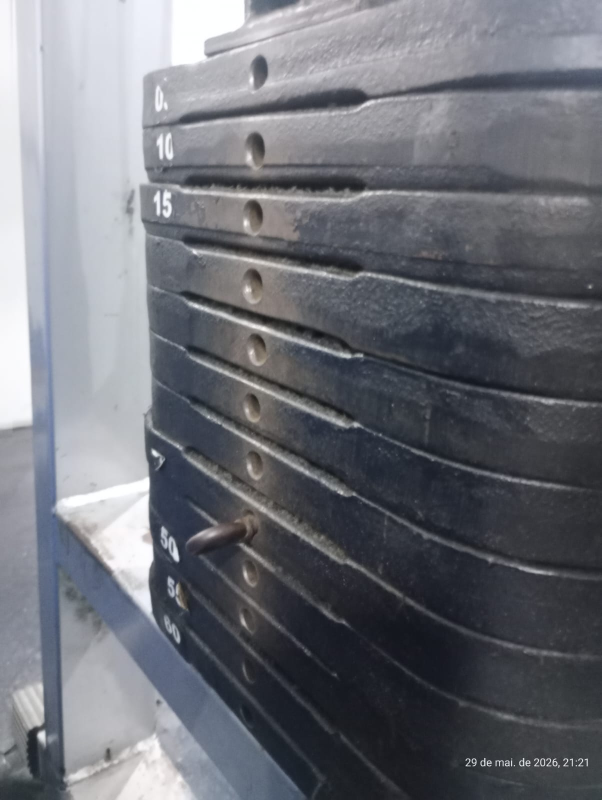
#> input picture imagens/cross over (1).jpeg, 1204 x 1600 px (shown at 1/2 size); its folder holds only this picture in this run
$ python processar_imagens.py
#> lines starting #> are read from the running program, lines starting #| are printed output that depends on the picture; after the words box and inside, x2 and y2 are one past the last pixel; in counts of white or black regions, pixels touching at a corner belong together
#> in process_all_images, image_bgr is the input picture: shape (1600, 1204, 3); mean B, G, R 119.3, 112.1, 109.8
from __future__ import annotations

import csv
from pathlib import Path

import cv2
import numpy as np

ROOT = Path(__file__).resolve().parent
INPUT_DIR = ROOT / "imagens"
OUTPUT_DIR = ROOT / "saidas"
PROCESSED_DIR = OUTPUT_DIR / "imagens_processadas"
COMPARISON_DIR = OUTPUT_DIR / "comparacoes"


def apply_clahe_to_luminance(image_bgr: np.ndarray) -> np.ndarray:
    lab = cv2.cvtColor(image_bgr, cv2.COLOR_BGR2LAB)
#> lab: shape (1600, 1204, 3); mean of channels 0, 1, 2 117.6, 128.8, 123.6
    lightness, channel_a, channel_b = cv2.split(lab)
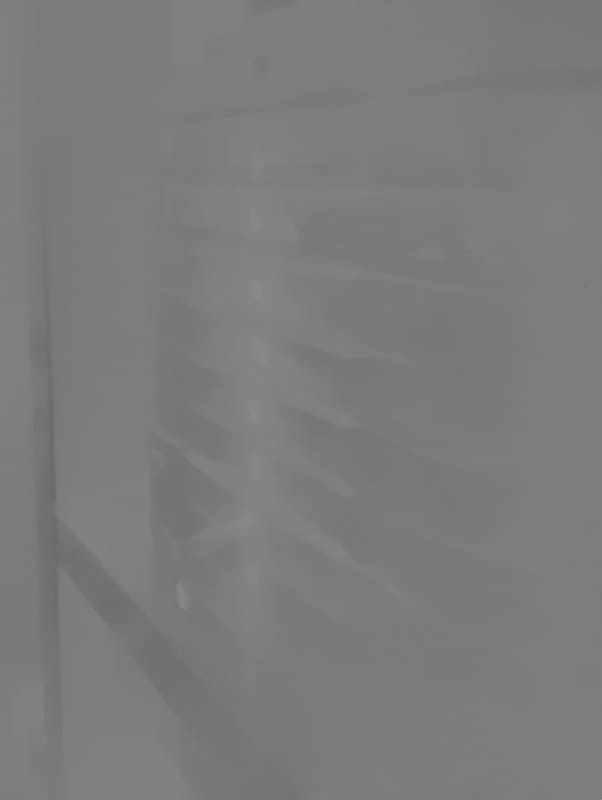
#> channel_b: shape (1600, 1204) (shown at 1/2 size); min 105, max 139, mean 123.6
    clahe = cv2.createCLAHE(clipLimit=2.0, tileGridSize=(8, 8))
    enhanced_lightness = clahe.apply(lightness)
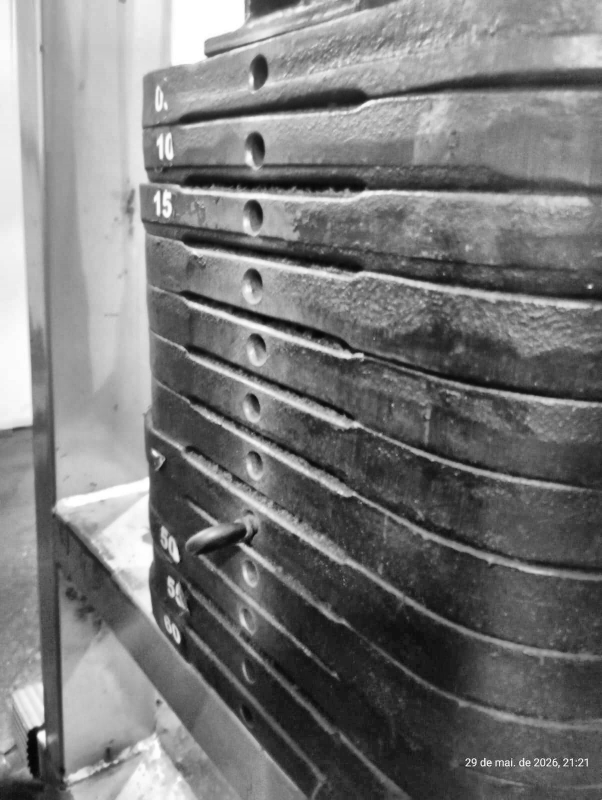
#> enhanced_lightness: shape (1600, 1204) (shown at 1/2 size); min 3, max 255, mean 121.2
    enhanced_lab = cv2.merge((enhanced_lightness, channel_a, channel_b))
#> enhanced_lab: shape (1600, 1204, 3); mean of channels 0, 1, 2 121.2, 128.8, 123.6
    return cv2.cvtColor(enhanced_lab, cv2.COLOR_LAB2BGR)


def unsharp_mask(image_bgr: np.ndarray) -> np.ndarray:
    blurred = cv2.GaussianBlur(image_bgr, (0, 0), sigmaX=1.1)
    return cv2.addWeighted(image_bgr, 1.55, blurred, -0.55, 0)


def preprocess_image(image_bgr: np.ndarray) -> tuple[np.ndarray, np.ndarray]:
    contrast = apply_clahe_to_luminance(image_bgr)
    denoised = cv2.bilateralFilter(contrast, d=7, sigmaColor=45, sigmaSpace=45)
    sharpened = unsharp_mask(denoised)

    gray = cv2.cvtColor(sharpened, cv2.COLOR_BGR2GRAY)
    gray = cv2.createCLAHE(clipLimit=2.0, tileGridSize=(8, 8)).apply(gray)
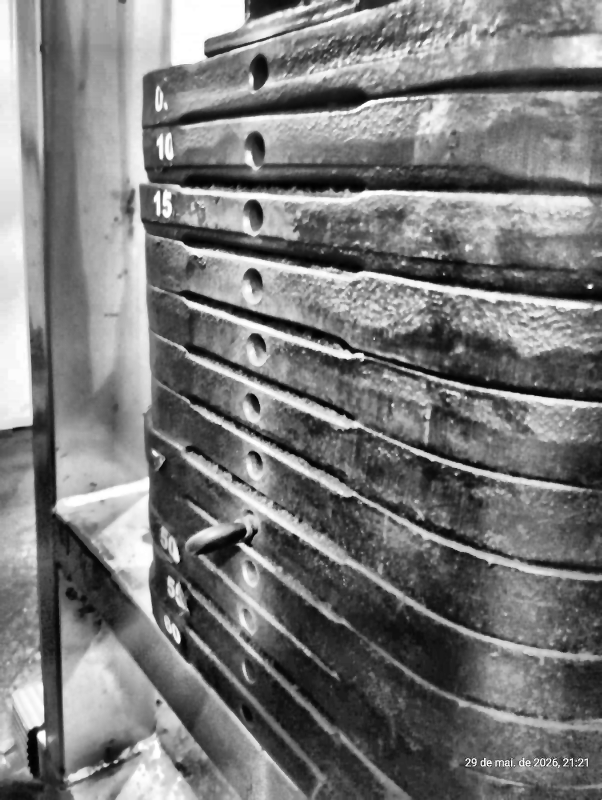
#> gray: shape (1600, 1204) (shown at 1/2 size); min 0, max 255, mean 121.5

    return sharpened, gray


def make_comparison(original_bgr: np.ndarray, processed_bgr: np.ndarray) -> np.ndarray:
    original = original_bgr.copy()
    processed = processed_bgr.copy()

    label_height = 54
    font = cv2.FONT_HERSHEY_SIMPLEX
    font_scale = 1.0
    thickness = 2

    def add_label(image: np.ndarray, label: str) -> np.ndarray:
#> called with label = 'Original'
        canvas = np.full(
            (image.shape[0] + label_height, image.shape[1], 3),
            fill_value=245,
            dtype=np.uint8,
        )
        canvas[label_height:, :] = image
        cv2.putText(
            canvas,
            label,
            (18, 36),
            font,
            font_scale,
            (35, 35, 35),
            thickness,
            cv2.LINE_AA,
        )
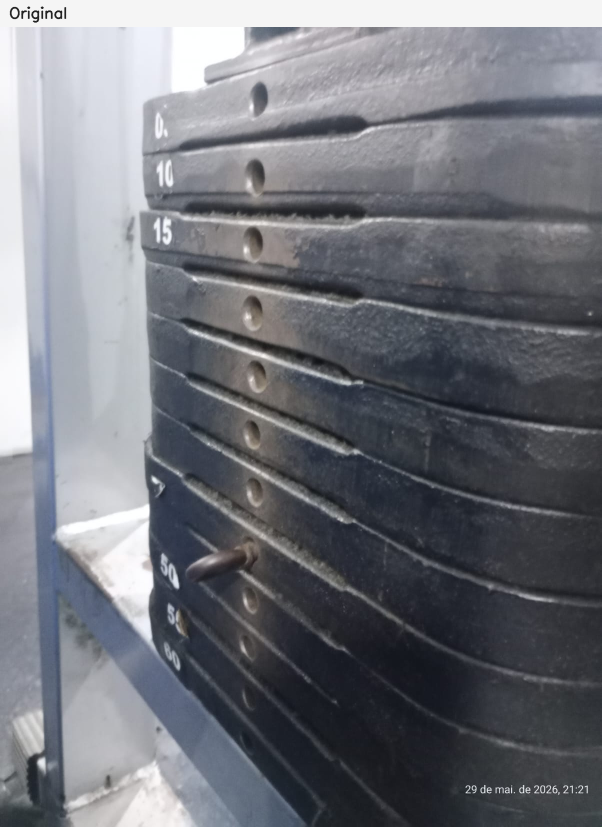
#> canvas: shape (1654, 1204, 3) (shown at 1/2 size); mean B, G, R 123.3, 116.4, 114.1
        return canvas

    return np.hstack(
        (
            add_label(original, "Original"),
            add_label(processed, "Processada"),
        )
    )
#> call 2 of add_label, with label = 'Processada'
#> in add_label (call 2), `canvas = np.full( (image.shape[0] + label_height, image.shape[1], 3), ..`: canvas: shape (1654, 1204, 3); every value is 245
#> in add_label (call 2), `canvas[label_height:, :] = image`:
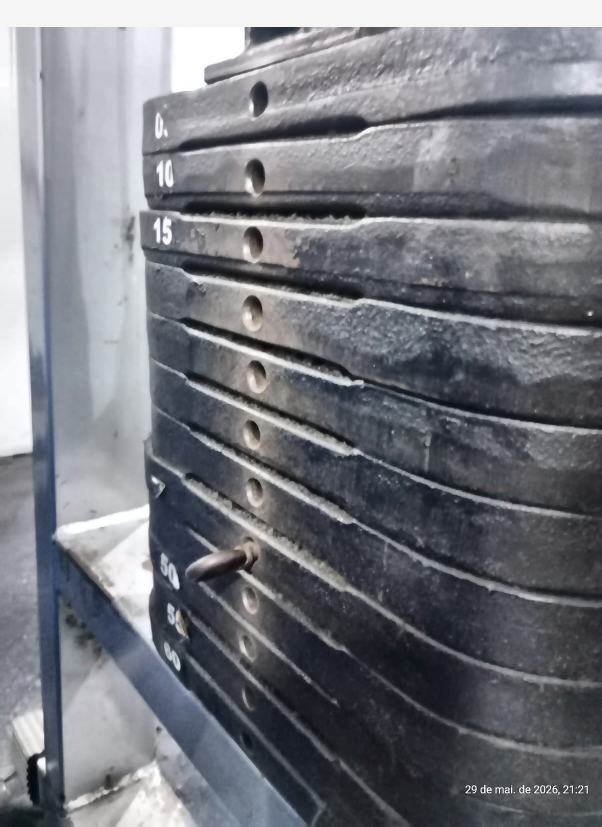
#> canvas: shape (1654, 1204, 3) (shown at 1/2 size); mean B, G, R 126.5, 119.6, 117.4
#> in add_label (call 2), `cv2.putText( canvas, label, (18, 36), font, font_scale, (35, 35, 35), ..`:
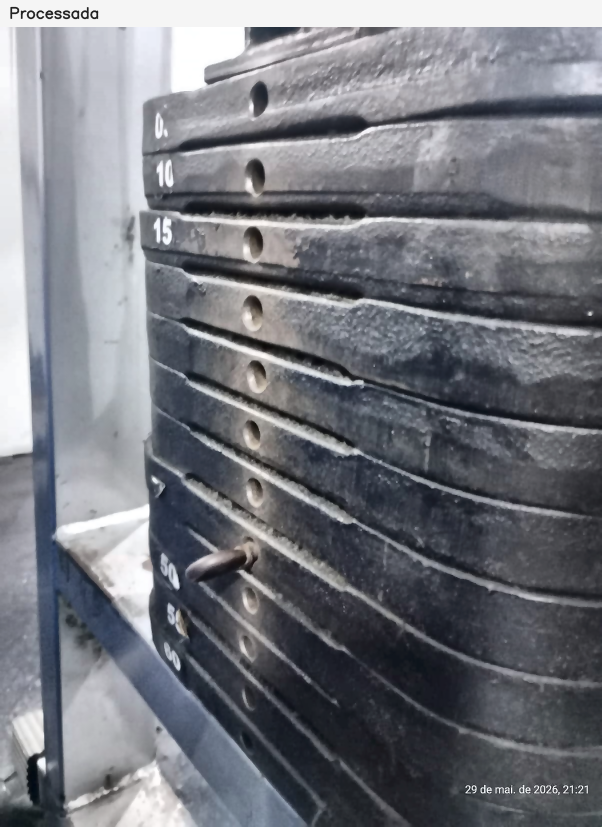
#> canvas: shape (1654, 1204, 3) (shown at 1/2 size); 0.11% of pixels changed, all inside (x1, y1, x2, y2) = (20, 13, 197, 39)
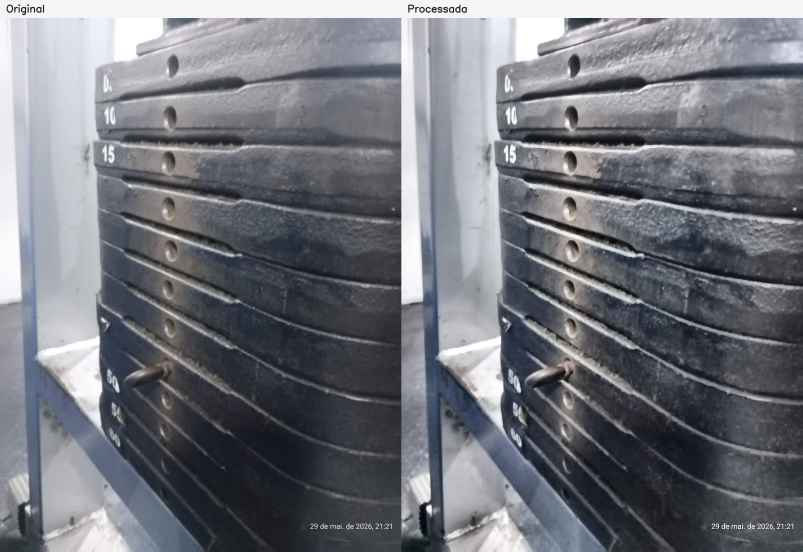
#> returned value: shape (1654, 2408, 3) (shown at 1/3 size); mean of channels 0, 1, 2 124.8, 117.9, 115.7; drawn as B, G, R


def process_all_images() -> None:
    PROCESSED_DIR.mkdir(parents=True, exist_ok=True)
    COMPARISON_DIR.mkdir(parents=True, exist_ok=True)

    image_paths = sorted(INPUT_DIR.glob("*.jpeg"))
    if not image_paths:
        raise FileNotFoundError(f"Nenhuma imagem .jpeg encontrada em {INPUT_DIR}")

    for image_path in image_paths:
        image_bgr = cv2.imread(str(image_path), cv2.IMREAD_COLOR)
        if image_bgr is None:
            raise ValueError(f"Não foi possível ler a imagem: {image_path}")

        processed_bgr, processed_gray = preprocess_image(image_bgr)
        output_stem = image_path.stem.replace(" ", "_")

        processed_path = PROCESSED_DIR / f"{output_stem}_processada.jpeg"
        gray_path = PROCESSED_DIR / f"{output_stem}_analitica_cinza.jpeg"
        comparison_path = COMPARISON_DIR / f"{output_stem}_antes_depois.jpeg"

        cv2.imwrite(str(processed_path), processed_bgr, [cv2.IMWRITE_JPEG_QUALITY, 95])
        cv2.imwrite(str(gray_path), processed_gray, [cv2.IMWRITE_JPEG_QUALITY, 95])

        comparison = make_comparison(image_bgr, processed_bgr)
        cv2.imwrite(str(comparison_path), comparison, [cv2.IMWRITE_JPEG_QUALITY, 95])


if __name__ == "__main__":
    process_all_images()

$ run again, on imagens/cross over (5).jpeg
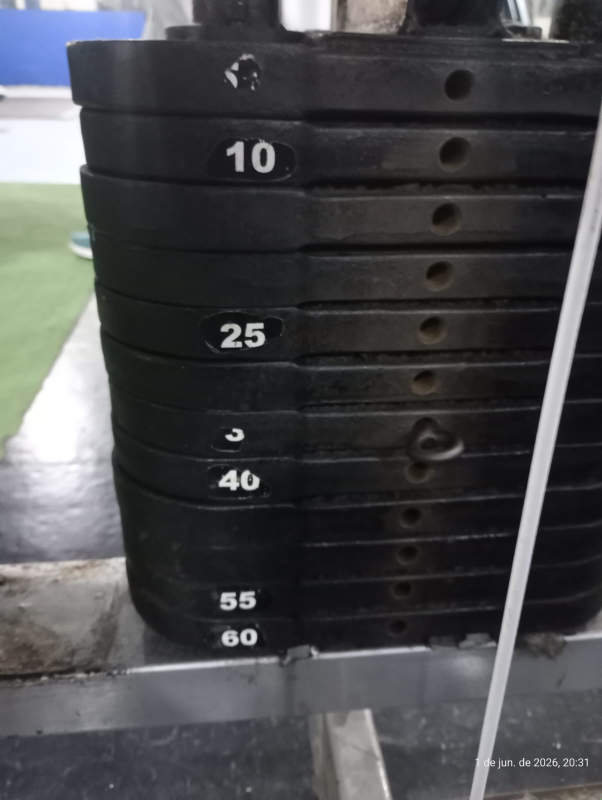
#> input picture imagens/cross over (5).jpeg, 1204 x 1600 px (shown at 1/2 size)
#> in process_all_images, image_bgr is the input picture: shape (1600, 1204, 3); mean B, G, R 75.1, 73, 72.4
#> lab: shape (1600, 1204, 3); mean of channels 0, 1, 2 75.4, 128.4, 126.7
#> enhanced_lab: shape (1600, 1204, 3); mean of channels 0, 1, 2 89, 128.4, 126.7
#> in add_label (call 2), `cv2.putText( canvas, label, (18, 36), font, font_scale, (35, 35, 35), ..`:
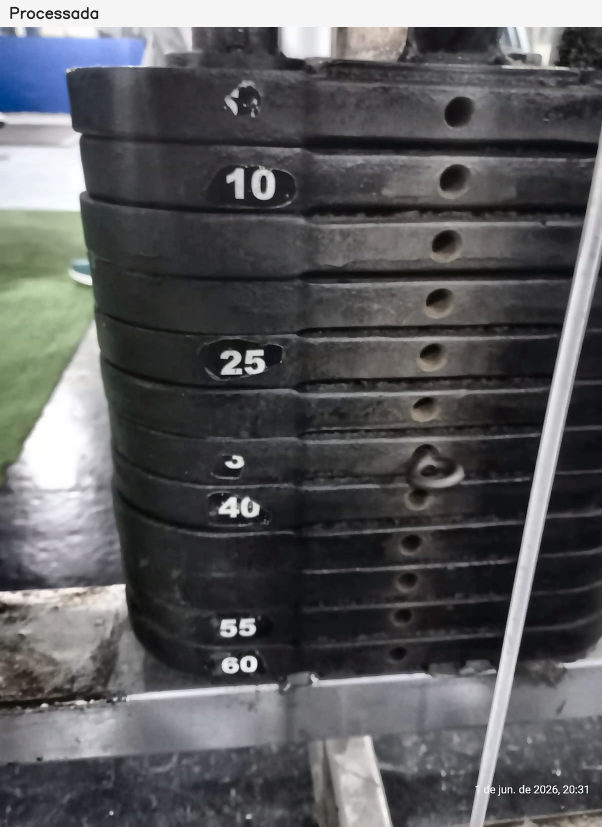
#> canvas: shape (1654, 1204, 3) (shown at 1/2 size); mean B, G, R 92.2, 90.2, 89.5
#> in make_comparison, `return np.hstack( ( add_label(original, "Original"), add_label(process..`:
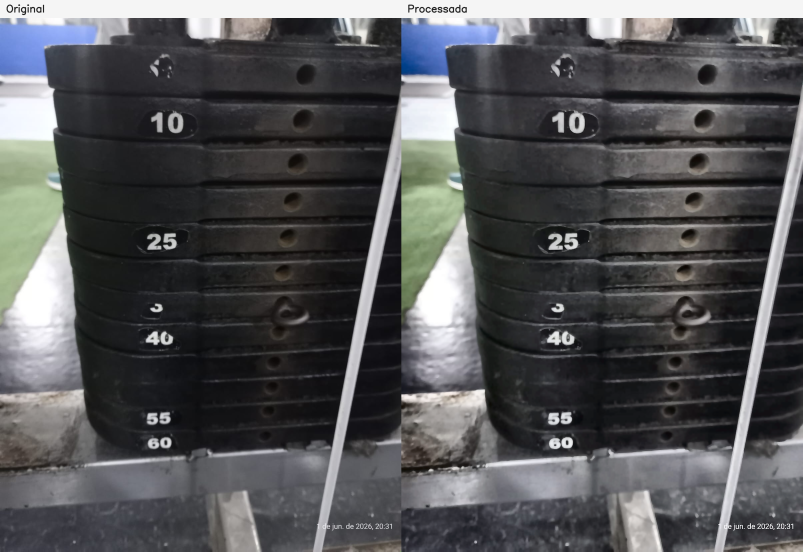
#> returned value: shape (1654, 2408, 3) (shown at 1/3 size); mean of channels 0, 1, 2 86.4, 84.4, 83.7; drawn as B, G, R

$ run again, on imagens/cross over (6).jpeg
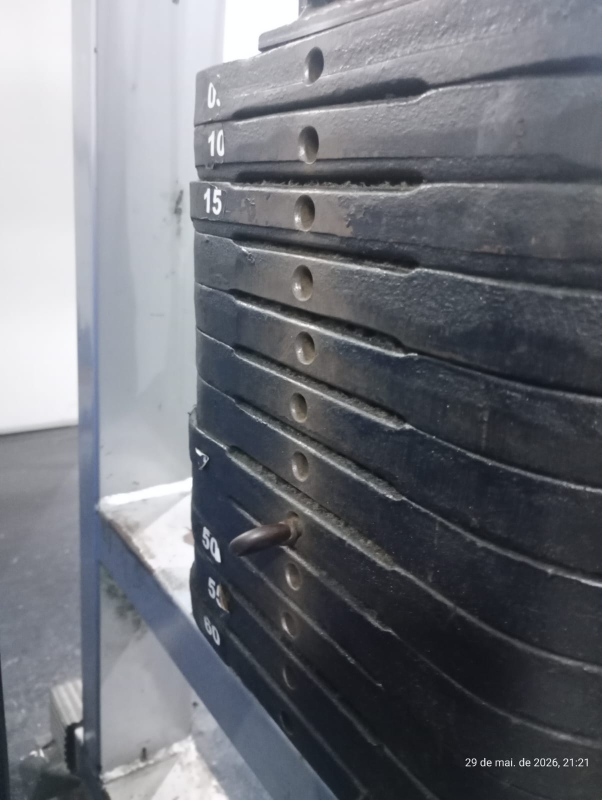
#> input picture imagens/cross over (6).jpeg, 1204 x 1600 px (shown at 1/2 size)
#> in process_all_images, image_bgr is the input picture: shape (1600, 1204, 3); mean B, G, R 120.4, 113.6, 111
#> lab: shape (1600, 1204, 3); mean of channels 0, 1, 2 118.6, 128.5, 123.7
#> enhanced_lab: shape (1600, 1204, 3); mean of channels 0, 1, 2 123.8, 128.5, 123.7
#> in add_label (call 2), `cv2.putText( canvas, label, (18, 36), font, font_scale, (35, 35, 35), ..`:
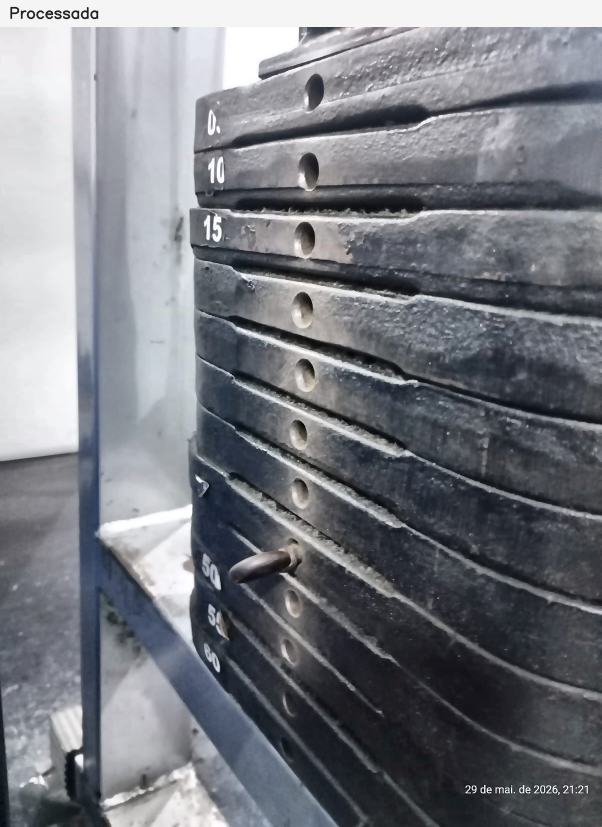
#> canvas: shape (1654, 1204, 3) (shown at 1/2 size); mean B, G, R 129.1, 122.5, 119.9
#> in make_comparison, `return np.hstack( ( add_label(original, "Original"), add_label(process..`:
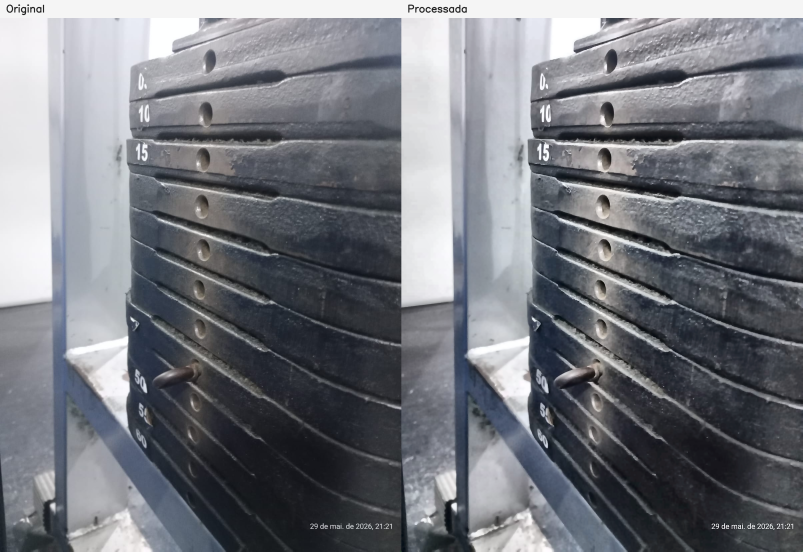
#> returned value: shape (1654, 2408, 3) (shown at 1/3 size); mean of channels 0, 1, 2 126.7, 120.2, 117.6; drawn as B, G, R

$ run again, on imagens/cross over (2).jpeg
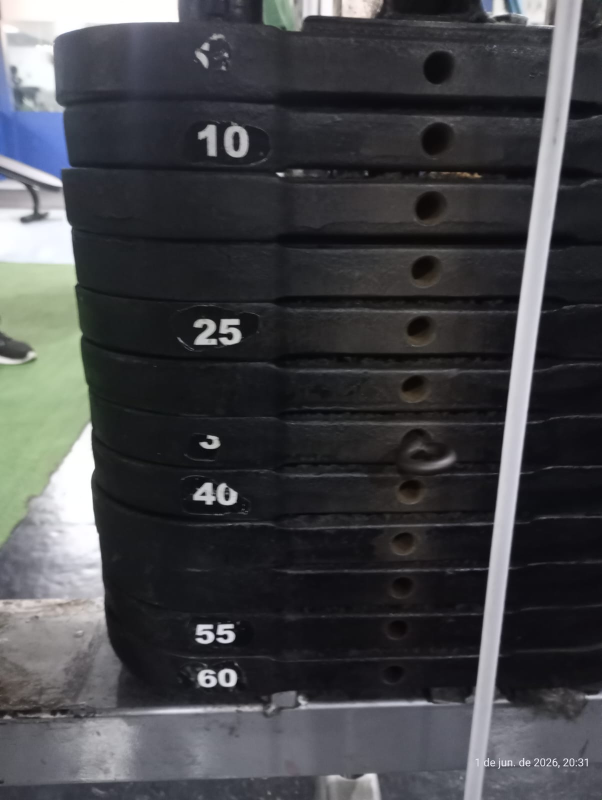
#> input picture imagens/cross over (2).jpeg, 1204 x 1600 px (shown at 1/2 size)
#> in process_all_images, image_bgr is the input picture: shape (1600, 1204, 3); mean B, G, R 71.9, 68.6, 67.8
#> lab: shape (1600, 1204, 3); mean of channels 0, 1, 2 70.4, 128.6, 125.9
#> enhanced_lab: shape (1600, 1204, 3); mean of channels 0, 1, 2 86, 128.6, 125.9
#> in make_comparison, `return np.hstack( ( add_label(original, "Original"), add_label(process..`:
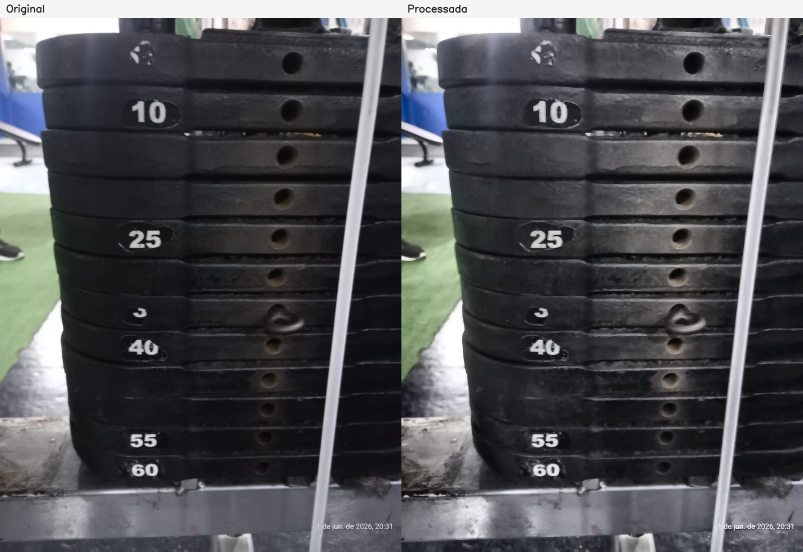
#> returned value: shape (1654, 2408, 3) (shown at 1/3 size); mean of channels 0, 1, 2 84.1, 80.9, 80; drawn as B, G, R
